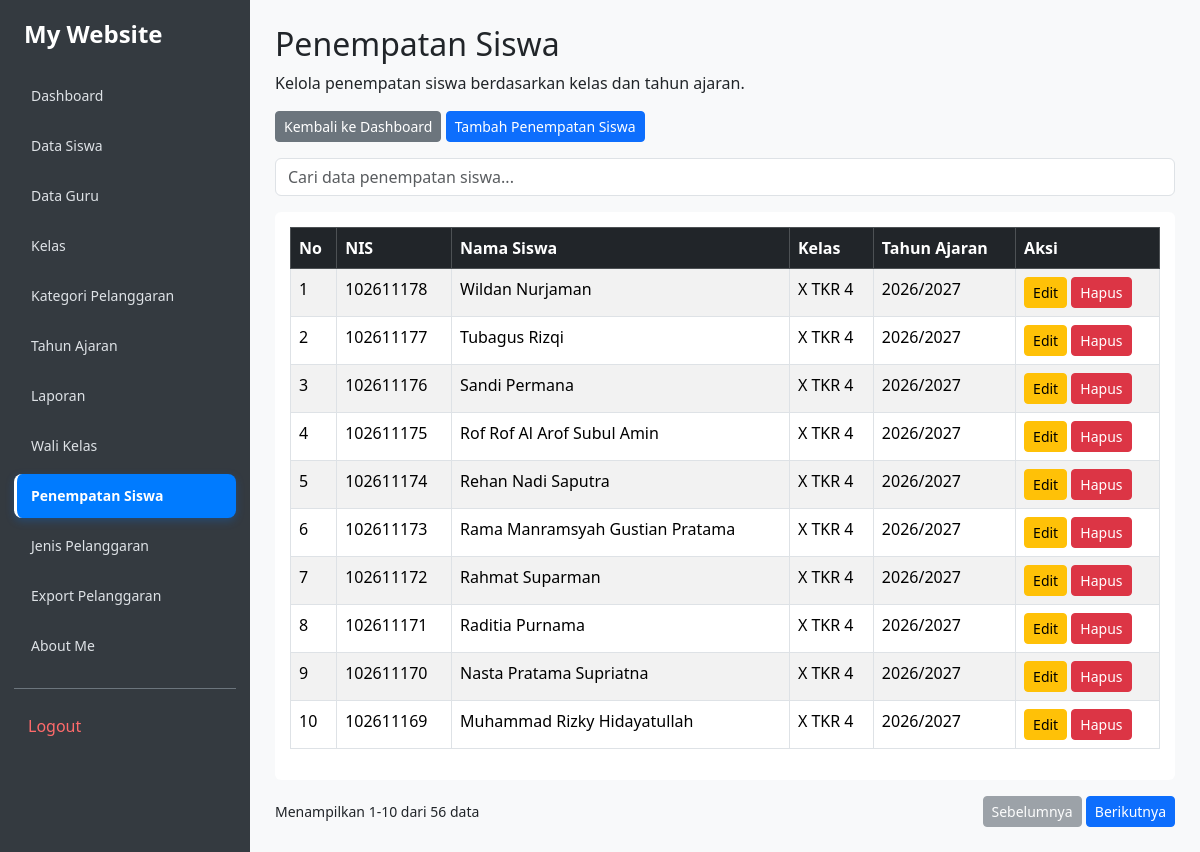
The app's page /kelola_penempatan_siswa.php (signed in) with its own data.
### tables this page shows
CREATE TABLE `t_kelas_siswa` (
  `id` int(11) NOT NULL,
  `siswa_id` int(11) NOT NULL,
  `tahun_ajaran_id` int(11) NOT NULL,
  `kelas_id` int(11) NOT NULL,
  `tanggal_mulai` date NOT NULL,
  `tanggal_selesai` date NOT NULL,
  `status_aktif` tinyint(1) NOT NULL,
  `created_at` timestamp NOT NULL DEFAULT current_timestamp(),
  `updated_at` timestamp NOT NULL DEFAULT current_timestamp()
);

CREATE TABLE `t_siswa` (
  `id` int(11) NOT NULL,
  `nis` varchar(30) NOT NULL,
  `nisn` varchar(20) NOT NULL,
  `nama` varchar(150) NOT NULL,
  `jenis_kelamin` char(1) NOT NULL,
  `tanggal_lahir` date NOT NULL,
  `alamat` text NOT NULL,
  `status_aktif` tinyint(1) NOT NULL,
  `created_at` timestamp NOT NULL DEFAULT current_timestamp(),
  `updated_at` timestamp NOT NULL DEFAULT current_timestamp()
);

CREATE TABLE `t_kelas` (
  `id` int(11) NOT NULL,
  `nama` varchar(100) NOT NULL,
  `tingkat` varchar(20) NOT NULL,
  `jurusan` varchar(100) NOT NULL,
  `status_aktif` tinyint(1) NOT NULL,
  `created_at` timestamp NOT NULL DEFAULT current_timestamp(),
  `updated_at` timestamp NOT NULL DEFAULT current_timestamp()
);

CREATE TABLE `t_tahun_ajaran` (
  `id` int(11) NOT NULL,
  `nama` varchar(20) NOT NULL,
  `tanggal_mulai` date NOT NULL,
  `tanggal_selesai` date NOT NULL,
  `status_aktif` tinyint(1) NOT NULL,
  `created_at` timestamp NOT NULL DEFAULT current_timestamp(),
  `updated_at` timestamp NOT NULL DEFAULT current_timestamp()
);

### kelola_penempatan_siswa.php (the view, shortened to what this page needs)
<?php
include 'config/koneksi.php';
$sql = "
    SELECT
        ks.id,
        s.nis,
        s.nama AS nama_siswa,
        k.nama AS nama_kelas,
        ta.nama AS tahun_ajaran
    FROM t_kelas_siswa ks
    LEFT JOIN t_siswa s ON ks.siswa_id = s.id
    LEFT JOIN t_kelas k ON ks.kelas_id = k.id
    LEFT JOIN t_tahun_ajaran ta ON ks.tahun_ajaran_id = ta.id
    ORDER BY ks.id DESC
";
$query = mysqli_query($koneksi, $sql);
?>
<!DOCTYPE html>
<html lang="id">
<head>
    <link href="https://cdn.jsdelivr.net/npm/bootstrap@5.3.8/dist/css/bootstrap.min.css" rel="stylesheet">
</head>
<body>
<?php include 'includes/sidebar.php'; ?>
<main class="main-content">
    <h2>Penempatan Siswa</h2>
    <p>Kelola penempatan siswa berdasarkan kelas dan tahun ajaran.</p>
    <div class="mb-3">
        <a href="dashboard.php" class="btn btn-secondary btn-sm">
            Kembali ke Dashboard
        </a>
        <a href="tambah_penempatan_siswa.php" class="btn btn-primary btn-sm">
            Tambah Penempatan Siswa
        </a>
    </div>
    <div class="form-group mb-3">
        <input type="text" id="cariTabel" class="form-control"
               placeholder="Cari data penempatan siswa...">
    </div>
    <div class="table-responsive">
        <table id="tabelPenempatan" class="table table-bordered table-striped">
            <thead class="table-dark">
                <tr>
                    <th>No</th>
                    <th>NIS</th>
                    <th>Nama Siswa</th>
                    <th>Kelas</th>
                    <th>Tahun Ajaran</th>
                    <th>Aksi</th>
                </tr>
            </thead>
            <tbody>
            <?php
            $no = 1;
            if (mysqli_num_rows($query) > 0) {
                while ($row = mysqli_fetch_assoc($query)) {
            ?>
                <tr>
                    <td><?= $no++ ?></td>
                    <td><?= htmlspecialchars($row['nis'] ?? '-') ?></td>
                    <td><?= htmlspecialchars($row['nama_siswa'] ?? '-') ?></td>
                    <td><?= htmlspecialchars($row['nama_kelas'] ?? '-') ?></td>
                    <td><?= htmlspecialchars($row['tahun_ajaran'] ?? '-') ?></td>
                    <td>
                        <a class="btn btn-warning btn-sm"
                           href="edit_penempatan_siswa.php?id=<?= (int) $row['id'] ?>">
                            Edit
                        </a>
                        <a class="btn btn-danger btn-sm"
                           href="hapus_penempatan_siswa.php?id=<?= (int) $row['id'] ?>"
                           onclick="return confirm('Yakin ingin menghapus penempatan siswa ini?')">
                            Hapus
                        </a>
                    </td>
                </tr>
            <?php
                }
            } ?>
            </tbody>
        </table>
    </div>
    <div class="d-flex justify-content-between align-items-center mt-3">
        <small id="infoTabel"></small>
        <div>
            <button type="button" id="sebelumnya" class="btn btn-secondary btn-sm">
                Sebelumnya
            </button>
            <button type="button" id="berikutnya" class="btn btn-primary btn-sm">
                Berikutnya
            </button>
        </div>
    </div>
</main>
</body>
</html>

### includes/sidebar.css (style rules this page uses)
body { background: #f8f9fa; margin: 0; }
.main-content { margin-left: 250px; padding: 25px; min-width: 0; box-sizing: border-box; }

### kelola_penempatan_siswa.php (style rules this page uses)
body { background: #f8f9fa; margin: 0; }
.main-content { margin-left: 250px; padding: 25px; min-width: 0; }
.table-responsive { background: white; padding: 15px; border-radius: 6px; }

### records on screen
t_kelas_siswa: siswa.nis "102611178", siswa.nama "Wildan Nurjaman", kelas.nama "X TKR 4", tahun_ajaran.nama "2026/2027"
t_kelas_siswa: siswa.nis "102611177", siswa.nama "Tubagus Rizqi", kelas.nama "X TKR 4", tahun_ajaran.nama "2026/2027"
t_kelas_siswa: siswa.nis "102611176", siswa.nama "Sandi Permana", kelas.nama "X TKR 4", tahun_ajaran.nama "2026/2027"
t_kelas_siswa: siswa.nis "102611175", siswa.nama "Rof Rof Al Arof Subul Amin", kelas.nama "X TKR 4", tahun_ajaran.nama "2026/2027"
t_kelas_siswa: siswa.nis "102611174", siswa.nama "Rehan Nadi Saputra", kelas.nama "X TKR 4", tahun_ajaran.nama "2026/2027"
t_kelas_siswa: siswa.nis "102611173", siswa.nama "Rama Manramsyah Gustian Pratama", kelas.nama "X TKR 4", tahun_ajaran.nama "2026/2027"
t_kelas_siswa: siswa.nis "102611172", siswa.nama "Rahmat Suparman", kelas.nama "X TKR 4", tahun_ajaran.nama "2026/2027"
t_kelas_siswa: siswa.nis "102611171", siswa.nama "Raditia Purnama", kelas.nama "X TKR 4", tahun_ajaran.nama "2026/2027"
t_kelas_siswa: siswa.nis "102611170", siswa.nama "Nasta Pratama Supriatna", kelas.nama "X TKR 4", tahun_ajaran.nama "2026/2027"
t_kelas_siswa: siswa.nis "102611169", siswa.nama "Muhammad Rizky Hidayatullah", kelas.nama "X TKR 4", tahun_ajaran.nama "2026/2027"

### other values on screen
$item[0] "Dashboard"
$item[0] "Data Siswa"
$item[0] "Data Guru"
$item[0] "Kelas"
$item[0] "Kategori Pelanggaran"
$item[0] "Tahun Ajaran"
$item[0] "Laporan"
$item[0] "Wali Kelas"
$item[0] "Penempatan Siswa"
$item[0] "Jenis Pelanggaran"
$item[0] "Export Pelanggaran"
$item[0] "About Me"
